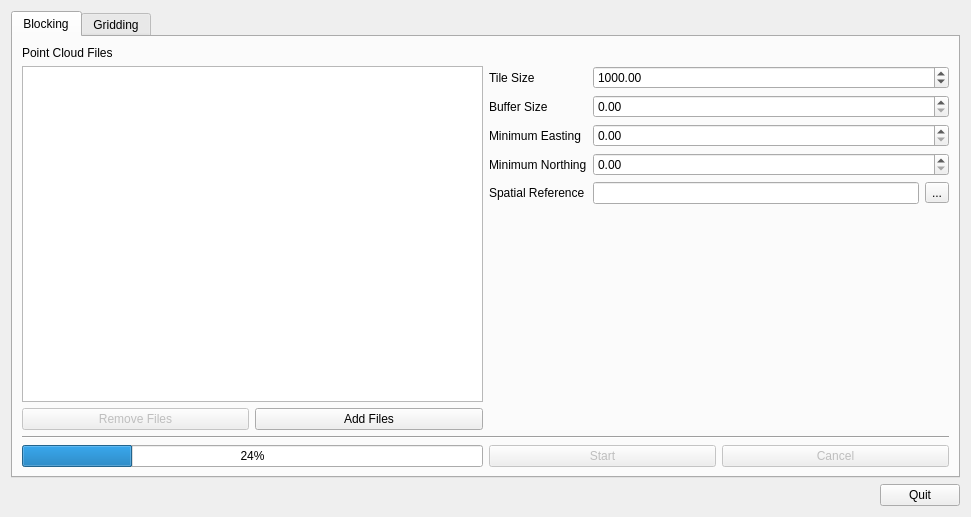
<?xml version="1.0" encoding="UTF-8"?>
<ui version="4.0">
 <class>dlgTools</class>
 <widget class="QDialog" name="dlgTools">
  <property name="geometry">
   <rect>
    <x>0</x>
    <y>0</y>
    <width>971</width>
    <height>517</height>
   </rect>
  </property>
  <property name="windowTitle">
   <string>Dialog</string>
  </property>
  <layout class="QVBoxLayout" name="verticalLayout_3">
   <item>
    <widget class="QTabWidget" name="tabWidget">
     <property name="currentIndex">
      <number>0</number>
     </property>
     <widget class="QWidget" name="tabBlocking">
      <attribute name="title">
       <string>Blocking</string>
      </attribute>
      <layout class="QVBoxLayout" name="verticalLayout">
       <item>
        <layout class="QGridLayout" name="gridLayout">
         <item row="1" column="0" colspan="2">
          <widget class="QListWidget" name="lstBlockingFiles"/>
         </item>
         <item row="4" column="3">
          <widget class="QPushButton" name="btnBlockingCancel">
           <property name="enabled">
            <bool>false</bool>
           </property>
           <property name="text">
            <string>Cancel</string>
           </property>
          </widget>
         </item>
         <item row="4" column="0" colspan="2">
          <widget class="QProgressBar" name="prgBlockingProgress">
           <property name="value">
            <number>24</number>
           </property>
          </widget>
         </item>
         <item row="4" column="2">
          <widget class="QPushButton" name="btnBlockingStart">
           <property name="enabled">
            <bool>false</bool>
           </property>
           <property name="text">
            <string>Start</string>
           </property>
          </widget>
         </item>
         <item row="2" column="1">
          <widget class="QPushButton" name="btnBlockingAddFiles">
           <property name="text">
            <string>Add Files</string>
           </property>
          </widget>
         </item>
         <item row="0" column="0" colspan="2">
          <widget class="QLabel" name="label">
           <property name="text">
            <string>Point Cloud Files</string>
           </property>
          </widget>
         </item>
         <item row="1" column="2" rowspan="2" colspan="2">
          <layout class="QGridLayout" name="gridLayout_2">
           <item row="2" column="1" colspan="2">
            <widget class="QDoubleSpinBox" name="spnBlockingMinimumEasting">
             <property name="maximum">
              <double>1000000000.000000000000000</double>
             </property>
            </widget>
           </item>
           <item row="3" column="1" colspan="2">
            <widget class="QDoubleSpinBox" name="spnBlockingMinimumNorthing">
             <property name="maximum">
              <double>1000000000.000000000000000</double>
             </property>
            </widget>
           </item>
           <item row="0" column="1" colspan="2">
            <widget class="QDoubleSpinBox" name="spnBlockingTileSize">
             <property name="minimum">
              <double>0.010000000000000</double>
             </property>
             <property name="maximum">
              <double>1000000.000000000000000</double>
             </property>
             <property name="value">
              <double>1000.000000000000000</double>
             </property>
            </widget>
           </item>
           <item row="4" column="0">
            <widget class="QLabel" name="label_5">
             <property name="text">
              <string>Spatial Reference</string>
             </property>
            </widget>
           </item>
           <item row="1" column="1" colspan="2">
            <widget class="QDoubleSpinBox" name="spnBlockingBufferSize">
             <property name="maximum">
              <double>1000000.000000000000000</double>
             </property>
             <property name="value">
              <double>0.000000000000000</double>
             </property>
            </widget>
           </item>
           <item row="1" column="0">
            <widget class="QLabel" name="label_6">
             <property name="text">
              <string>Buffer Size</string>
             </property>
            </widget>
           </item>
           <item row="2" column="0">
            <widget class="QLabel" name="label_3">
             <property name="text">
              <string>Minimum Easting</string>
             </property>
            </widget>
           </item>
           <item row="3" column="0">
            <widget class="QLabel" name="label_4">
             <property name="text">
              <string>Minimum Northing</string>
             </property>
            </widget>
           </item>
           <item row="4" column="1">
            <widget class="QLineEdit" name="spnBlockingSRS"/>
           </item>
           <item row="4" column="2">
            <widget class="QToolButton" name="btnBlockingSRS">
             <property name="text">
              <string>...</string>
             </property>
            </widget>
           </item>
           <item row="0" column="0">
            <widget class="QLabel" name="label_2">
             <property name="text">
              <string>Tile Size</string>
             </property>
            </widget>
           </item>
           <item row="5" column="0">
            <spacer name="verticalSpacer_2">
             <property name="orientation">
              <enum>Qt::Vertical</enum>
             </property>
             <property name="sizeHint" stdset="0">
              <size>
               <width>20</width>
               <height>40</height>
              </size>
             </property>
            </spacer>
           </item>
          </layout>
         </item>
         <item row="2" column="0">
          <widget class="QPushButton" name="btnBlockingRemoveFiles">
           <property name="enabled">
            <bool>false</bool>
           </property>
           <property name="text">
            <string>Remove Files</string>
           </property>
          </widget>
         </item>
         <item row="3" column="0" colspan="4">
          <widget class="Line" name="line">
           <property name="orientation">
            <enum>Qt::Horizontal</enum>
           </property>
          </widget>
         </item>
        </layout>
       </item>
      </layout>
     </widget>
     <widget class="QWidget" name="tabGridding">
      <attribute name="title">
       <string>Gridding</string>
      </attribute>
      <layout class="QVBoxLayout" name="verticalLayout_2">
       <item>
        <layout class="QGridLayout" name="gridLayout_3">
         <item row="1" column="0" colspan="2">
          <widget class="QListWidget" name="lstGriddingFiles"/>
         </item>
         <item row="4" column="3">
          <widget class="QPushButton" name="btnGriddingCancel">
           <property name="text">
            <string>Cancel</string>
           </property>
          </widget>
         </item>
         <item row="4" column="0" colspan="2">
          <widget class="QProgressBar" name="prgGriddingProgress">
           <property name="value">
            <number>24</number>
           </property>
          </widget>
         </item>
         <item row="4" column="2">
          <widget class="QPushButton" name="btnGriddingStart">
           <property name="text">
            <string>Start</string>
           </property>
          </widget>
         </item>
         <item row="2" column="1">
          <widget class="QPushButton" name="btnGriddingAddFiles">
           <property name="text">
            <string>Add Files</string>
           </property>
          </widget>
         </item>
         <item row="0" column="0" colspan="2">
          <widget class="QLabel" name="label_7">
           <property name="text">
            <string>Point Cloud Files</string>
           </property>
          </widget>
         </item>
         <item row="1" column="2" rowspan="2" colspan="2">
          <layout class="QGridLayout" name="gridLayout_4">
           <item row="2" column="0">
            <widget class="QLabel" name="label_10">
             <property name="text">
              <string>Minimum Easting</string>
             </property>
            </widget>
           </item>
           <item row="3" column="1" colspan="2">
            <widget class="QDoubleSpinBox" name="spnGriddingMinimumNorthing">
             <property name="maximum">
              <double>1000000000.000000000000000</double>
             </property>
            </widget>
           </item>
           <item row="0" column="1" colspan="2">
            <widget class="QDoubleSpinBox" name="spnGriddingResolution">
             <property name="minimum">
              <double>0.010000000000000</double>
             </property>
             <property name="maximum">
              <double>1000000.000000000000000</double>
             </property>
             <property name="value">
              <double>1000.000000000000000</double>
             </property>
            </widget>
           </item>
           <item row="1" column="1" colspan="2">
            <widget class="QDoubleSpinBox" name="spnGriddingRadius">
             <property name="maximum">
              <double>1000000.000000000000000</double>
             </property>
             <property name="value">
              <double>0.000000000000000</double>
             </property>
            </widget>
           </item>
           <item row="4" column="0">
            <widget class="QLabel" name="label_8">
             <property name="text">
              <string>Spatial Reference</string>
             </property>
            </widget>
           </item>
           <item row="5" column="0">
            <widget class="QLabel" name="label_13">
             <property name="text">
              <string>Method</string>
             </property>
            </widget>
           </item>
           <item row="3" column="0">
            <widget class="QLabel" name="label_11">
             <property name="text">
              <string>Minimum Northing</string>
             </property>
            </widget>
           </item>
           <item row="4" column="2">
            <widget class="QToolButton" name="btnGriddingSRS">
             <property name="text">
              <string>...</string>
             </property>
            </widget>
           </item>
           <item row="0" column="0">
            <widget class="QLabel" name="label_12">
             <property name="text">
              <string>Resolution</string>
             </property>
            </widget>
           </item>
           <item row="7" column="0">
            <spacer name="verticalSpacer_3">
             <property name="orientation">
              <enum>Qt::Vertical</enum>
             </property>
             <property name="sizeHint" stdset="0">
              <size>
               <width>20</width>
               <height>40</height>
              </size>
             </property>
            </spacer>
           </item>
           <item row="1" column="0">
            <widget class="QLabel" name="label_9">
             <property name="text">
              <string>Radius</string>
             </property>
            </widget>
           </item>
           <item row="4" column="1">
            <widget class="QLineEdit" name="spnGriddingSRS"/>
           </item>
           <item row="2" column="1" colspan="2">
            <widget class="QDoubleSpinBox" name="spnGriddingMinimumEasting">
             <property name="maximum">
              <double>1000000000.000000000000000</double>
             </property>
            </widget>
           </item>
           <item row="6" column="0">
            <widget class="QLabel" name="label_14">
             <property name="text">
              <string>Classes</string>
             </property>
            </widget>
           </item>
           <item row="6" column="1">
            <widget class="QLineEdit" name="txtGriddingClasses"/>
           </item>
           <item row="5" column="2">
            <widget class="QToolButton" name="btnGriddingMethods">
             <property name="text">
              <string>...</string>
             </property>
            </widget>
           </item>
           <item row="5" column="1">
            <widget class="QLineEdit" name="txtGriddingMethods"/>
           </item>
           <item row="6" column="2">
            <widget class="QToolButton" name="btnGriddingClasses">
             <property name="text">
              <string>...</string>
             </property>
            </widget>
           </item>
          </layout>
         </item>
         <item row="2" column="0">
          <widget class="QPushButton" name="btnGriddingRemoveFiles">
           <property name="enabled">
            <bool>false</bool>
           </property>
           <property name="text">
            <string>Remove Files</string>
           </property>
          </widget>
         </item>
         <item row="3" column="0" colspan="4">
          <widget class="Line" name="line_2">
           <property name="orientation">
            <enum>Qt::Horizontal</enum>
           </property>
          </widget>
         </item>
        </layout>
       </item>
      </layout>
     </widget>
    </widget>
   </item>
   <item>
    <layout class="QHBoxLayout" name="horizontalLayout">
     <item>
      <spacer name="horizontalSpacer">
       <property name="orientation">
        <enum>Qt::Horizontal</enum>
       </property>
       <property name="sizeHint" stdset="0">
        <size>
         <width>40</width>
         <height>20</height>
        </size>
       </property>
      </spacer>
     </item>
     <item>
      <widget class="QPushButton" name="btnQuit">
       <property name="text">
        <string>Quit</string>
       </property>
      </widget>
     </item>
    </layout>
   </item>
  </layout>
 </widget>
 <tabstops>
  <tabstop>btnGriddingAddFiles</tabstop>
  <tabstop>btnGriddingRemoveFiles</tabstop>
  <tabstop>lstGriddingFiles</tabstop>
  <tabstop>spnGriddingResolution</tabstop>
  <tabstop>spnGriddingRadius</tabstop>
  <tabstop>spnGriddingMinimumEasting</tabstop>
  <tabstop>spnGriddingMinimumNorthing</tabstop>
  <tabstop>spnGriddingSRS</tabstop>
  <tabstop>btnGriddingSRS</tabstop>
  <tabstop>txtGriddingMethods</tabstop>
  <tabstop>btnGriddingMethods</tabstop>
  <tabstop>txtGriddingClasses</tabstop>
  <tabstop>btnGriddingClasses</tabstop>
  <tabstop>btnGriddingStart</tabstop>
  <tabstop>btnGriddingCancel</tabstop>
  <tabstop>tabWidget</tabstop>
  <tabstop>spnBlockingMinimumEasting</tabstop>
  <tabstop>spnBlockingMinimumNorthing</tabstop>
  <tabstop>btnBlockingAddFiles</tabstop>
  <tabstop>btnBlockingRemoveFiles</tabstop>
  <tabstop>spnBlockingTileSize</tabstop>
  <tabstop>btnBlockingSRS</tabstop>
  <tabstop>btnQuit</tabstop>
  <tabstop>btnBlockingCancel</tabstop>
  <tabstop>btnBlockingStart</tabstop>
  <tabstop>spnBlockingBufferSize</tabstop>
  <tabstop>lstBlockingFiles</tabstop>
  <tabstop>spnBlockingSRS</tabstop>
 </tabstops>
 <resources/>
 <connections/>
</ui>
